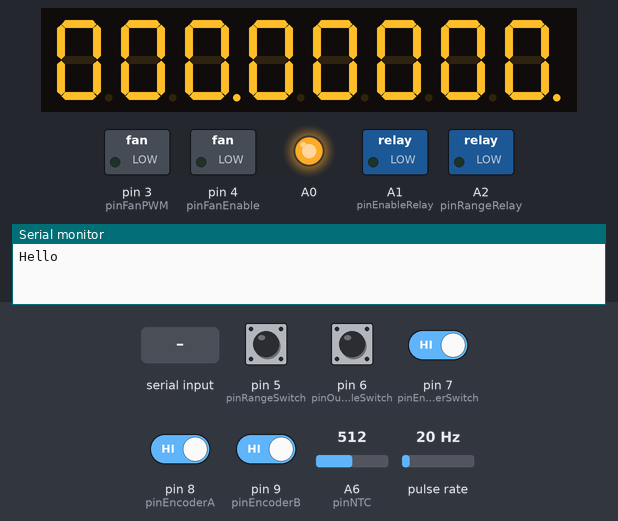
Recording of a program running on a simulated Arduino Nano, built with avr-gcc and run on an emulated ATmega328P. Shown: 8-digit seven-segment display, switched loads named in the program (green lamp = pin HIGH), output pins drawn as LEDs (lit = HIGH), the last lines printed to the serial monitor. Wiring (inferred from the names in the program): pulse sensor: data pin 2. The inputs (shaded band) are chosen by the test bench; at power-on: pin 5 (pinRangeSwitch), pin 6 (pinOutputEnableSwitch), pin 7 (pinEncoderSwitch), pin 8 (pinEncoderA), pin 9 (pinEncoderB) HIGH, A6 (pinNTC) = 512, pulse rate 20 Hz. Pins used as bus, display or sensor lines are not drawn.

Above: at 1.8 s.
1.9 s: "q" received over Serial
At 2.4 s:
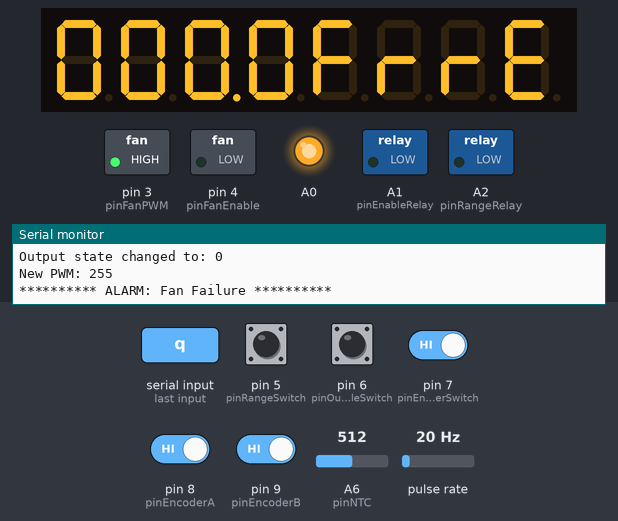
4.9 s: pin 5 (pinRangeSwitch) pulled LOW for 0.15 s
At 5.3 s:
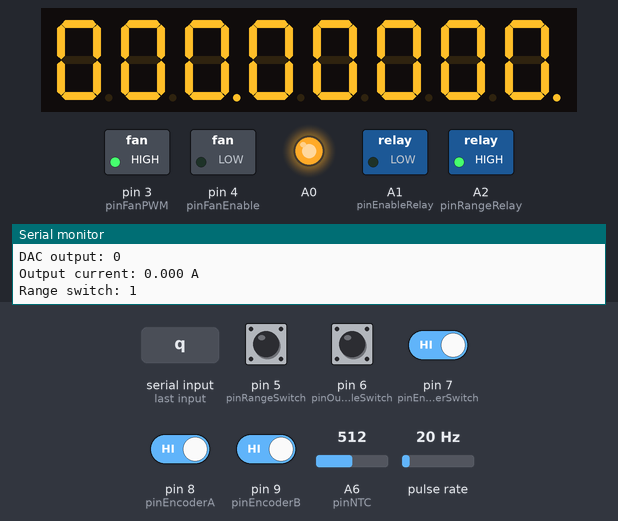
7.9 s: "F90\n" received over Serial
At 8.3 s:
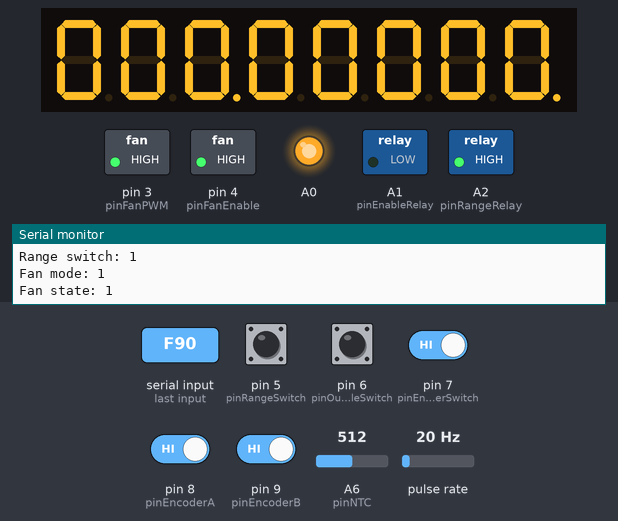
10.4 s: pin 5 (pinRangeSwitch) pulled LOW for 1 s
At 10.8 s:
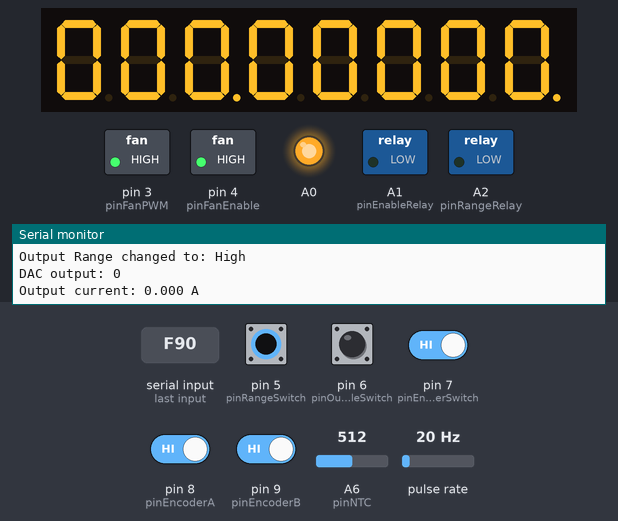
13.4 s: byte 97 ('a') received over Serial
At 14.67 s:
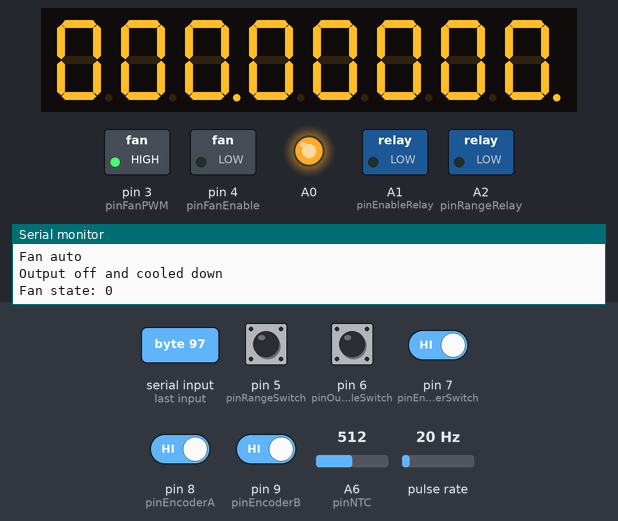
16.4 s: "p90\n" received over Serial
At 16.67 s:
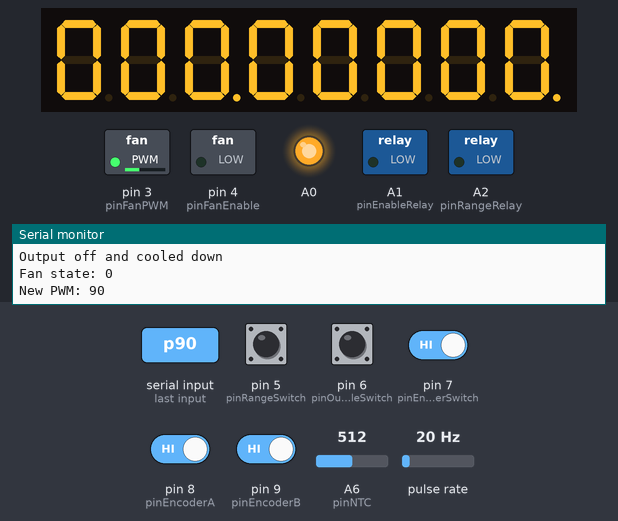
Timing chart, 0 to 19.4 s (numbered marks = the images above; inputs shaded):
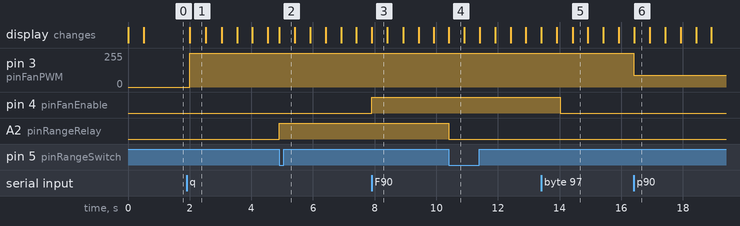

Measured:
- after the input at 1.9 s, pin 3 (pinFanPWM): 0/255 → 255/255 after 0.10 s; the display: changes after 0.10 s (image 1)
- after the input at 4.9 s, A2 (pinRangeRelay): LOW → HIGH at once; the display: changes at once (image 2)
- after the input at 7.9 s, pin 4 (pinFanEnable): LOW → HIGH at once
- after the input at 10.4 s, A2 (pinRangeRelay): HIGH → LOW at once
- after the input at 13.4 s, pin 4 (pinFanEnable): HIGH → LOW after 0.62 s
- after the input at 16.4 s, pin 3 (pinFanPWM): 255/255 → 90/255 at once

The program:

main.cpp
```cpp
/*
  Notes:

    - 260-ish mA current draw full load


  Ideas:

    - Inhibit output enable until cooled down on overtemp
    - OC alarm?


  Todo:

*/

#include "control.h"
#include "cooling.h"
#include "defines.h"
#include "display.h"
#include "input.h"
#include "timers.h"

void handleSerialInput();
void flashDebugLED();

extern bool rampDir; // Debug

void setup() {

  Serial.setTimeout(200);
  Serial.begin(115200);
  Serial.println("Hello");
  Serial.println();

  configureControls(); // Needs to be initialized before the display
  configureDisplay();
  configureCooling();
  configureInputs();
  configureTimer();
}

void loop() {
  handleCooling();
  handleInputs();
  handleAnalog();
  handleDisplay();
  handleSerialInput();
  handleTimers();
}

void handleSerialInput() {

  if (Serial.available()) {

    int8_t c = Serial.read();
    uint32_t readValue;

    switch (c) {

    case 'p':
      readValue = Serial.parseInt();
      setFanPWM(readValue);
      break;
    case 'd':
      readValue = Serial.parseInt();
      Serial.print("d: ");
      Serial.println(readValue);
      setDAC(readValue);
      break;

    case 'f':
      setFanMode(FAN_CTRL_MAN);
      setFanState(false);
      break;
    case 'F':
      setFanMode(FAN_CTRL_MAN);
      setFanState(true);
      break;
    case 'a':
      setFanMode(FAN_CTRL_AUTO);
      Serial.println("Fan auto");
      break;
    case 'm':
      setFanMode(FAN_CTRL_MAN);
      Serial.println("Fan manual");
      break;

    case 'i':
      rampDir = !rampDir;
      Serial.println("Fan spin ramp direction change");
      break;

    case 'c':
      readValue = Serial.parseInt();
      Serial.print("Current: ");
      Serial.println(readValue);
      setCurrent(readValue);
      break;

    case 'v':
      readValue = Serial.parseInt();
      Serial.print("vref: ");
      Serial.println(readValue);
      setCurrent(readValue);
      break;

    case 'q':
      setAlarm(0);
      break;

    case 'w':
      clearAlarm();
      break;
    }
  }
} /*

 }
 void flashDebugLED() {

   uint32_t currentMillis = millis();
   static uint32_t previousMillis = 0;
   static bool ledState;

   if ((uint32_t)(currentMillis - previousMillis) >= debugLedFlashInterval) {

     ledState = !ledState;
     digitalWrite(pinAlarmLED, ledState);

     previousMillis = currentMillis;
   }
 }
 */
```

control.cpp
```cpp
#include "control.h"
#include "MCP4922.h"
#include "SPI.h"
#include "cooling.h"
#include "display.h"

MCP4922 DAC;

uint16_t outputCurrent = 0;
bool outputEnabled = false;
bool outputRange = LOW;
bool alarmTriggeredFlag = false;

uint16_t voltageReadings[ANALOG_READ_COUNT];
uint64_t voltageRunningTotal = 0;
uint16_t currentReadings[ANALOG_READ_COUNT];
uint64_t currentRunningTotal = 0;

void configureControls() {

  DAC.begin(DAC_CS); // Custom CS pin

  // Enable channel A, leave channel B in shutdown
  DAC.shutdown(CHAN_A, false);

  pinMode(ADC_CS, OUTPUT);
  digitalWrite(ADC_CS, HIGH);

  pinMode(pinEnableRelay, OUTPUT);
  pinMode(pinRangeRelay, OUTPUT);
  digitalWrite(pinEnableRelay, LOW);
  digitalWrite(pinRangeRelay, LOW);

  /************************************************************/
  uint16_t read = readChannelSE(ADC_VOLTAGE_CHANNEL);

  for (uint8_t x = 0; x < ANALOG_READ_COUNT; x++) {
    voltageReadings[x] = read;
  }

  voltageRunningTotal = read * ANALOG_READ_COUNT;
}

void handleAnalog() {

  uint32_t currentMillis = millis();
  static uint32_t previousMillis = millis() - ANALOG_READ_TIME;

  if ((uint32_t)(currentMillis - previousMillis) >= ANALOG_READ_TIME) {

    if (getOutputState() == OUTPUT_ON &&
        getDisplayMode() == DISPLAY_MODE_VALUE) {
      readCurrent();
    }

    readVoltage();

    previousMillis = currentMillis;
  }
}

//
/*************************** OUTPUT ***************************/

void setOutputState(bool state) {

  if (state == OUTPUT_OFF) {
    setDAC(0);
    delay(RELAY_DELAY);
    digitalWrite(pinEnableRelay, OUTPUT_OFF);

    // Clear current readings
    for (uint8_t x = 0; x < ANALOG_READ_COUNT; x++) {
      currentReadings[x] = 0;
    }
    currentRunningTotal = 0;

  } //
  else {
    digitalWrite(pinEnableRelay, OUTPUT_ON);
    delay(RELAY_DELAY);
    setCurrent(outputCurrent);
    delay(10);

    uint16_t read = readChannelSE(ADC_CURRENT_CHANNEL);
    for (uint8_t x = 0; x < ANALOG_READ_COUNT; x++) {
      currentReadings[x] = read;
    }
    currentRunningTotal = read * ANALOG_READ_COUNT;
  }

  outputEnabled = state;
  displayValue(DISPLAY_MAIN, getCurrent());

  Serial.print("Output state changed to: ");
  Serial.println(state);
}

bool getOutputState() { return outputEnabled; }

//
/*************************** RANGE ***************************/

void setOutputRange(bool state) {

  outputRange = state;

  Serial.print("Output Range changed to: ");

  if (outputRange == RANGE_HIGH) {

    // Switching from low range to high range
    Serial.println("High");

  } else {
    // switching from high range to low range
    Serial.println("Low");

    if (outputCurrent > getMaxCurrent()) {
      outputCurrent = getMaxCurrent();
    }
  }

  setCurrent(outputCurrent);

  digitalWrite(pinRangeRelay, state);
}

bool getOutputRange() { return outputRange; }

//
/*************************** ALARMS ***************************/

void setAlarm(uint8_t alarmType) {

  alarmTriggeredFlag = true;

  // No matter what, turn output off, set fan to maximum speed
  setOutputState(OUTPUT_OFF);
  setFanPWM(255);

  displayAlarmSet(alarmType);

  Serial.print("********** ALARM: ");

  if (alarmType == ALARM_FAN_FAIL) {
    Serial.print("Fan Failure");
  } else if (alarmType == ALARM_OVER_TEMP) {
    Serial.print("Over Temperature");
  } else if (alarmType == ALARM_OVER_CURRENT) {
    Serial.print("Over Current");
  }
  Serial.println(" **********");
}

void clearAlarm() {
  alarmTriggeredFlag = false;
  displayAlarmClear();
  setDisplayMode(DISPLAY_MODE_VALUE);
  Serial.println("********** Alarm(s) Cleared **********");
}

bool getAlarmFlag() { return alarmTriggeredFlag; }

//
/*************************** CURRENT ***************************/

void setCurrent(uint16_t current) {

  outputCurrent = current;

  // I could make that calculation in one line, but it'll take me
  // ages to figure it out if I ever have to look at this again.
  float value = (float(current) + 0.5) / 1000.0;
  uint16_t outputCode = uint16_t((value / VREF) * 4096.0);

  if (outputRange == RANGE_LOW) {
    outputCode = outputCode * 10;
  }

  setDAC(outputCode);

  displayValue(DISPLAY_MAIN, outputCurrent);

  Serial.print("Output current: ");
  Serial.print(value, 3);
  Serial.print(" A");
  Serial.println();
}

void readCurrent() {

  static uint8_t readingIndex = 0; // Index of the current reading

  uint16_t read = readChannelSE(ADC_CURRENT_CHANNEL);

  // Subtract the last reading
  currentRunningTotal = currentRunningTotal - currentReadings[readingIndex];

  currentReadings[readingIndex] = read; // Read from the sensor

  // Add the reading to the running total
  currentRunningTotal = currentRunningTotal + currentReadings[readingIndex];

  readingIndex++; // Advance to the next position in the array

  // If we're at the end of the array, wrap around to the beginning
  if (readingIndex >= ANALOG_READ_COUNT) {
    readingIndex = 0;
  }
}

uint16_t getCurrent() { return outputCurrent; }

uint16_t getOutputCurrent() { return currentRunningTotal / ANALOG_READ_COUNT; }

uint16_t getMaxCurrent() {
  if (outputRange == RANGE_LOW) {
    return MAX_CURRENT / 10;
  } else {
    return MAX_CURRENT;
  }
}

//
/*************************** VOLTAGE ***************************/

void readVoltage() {

  static uint8_t readingIndex = 0; // Index of the current reading

  uint16_t read = readChannelSE(ADC_VOLTAGE_CHANNEL);

  // Subtract the last reading
  voltageRunningTotal = voltageRunningTotal - voltageReadings[readingIndex];

  voltageReadings[readingIndex] = read; // Read from the sensor

  // Add the reading to the running total
  voltageRunningTotal = voltageRunningTotal + voltageReadings[readingIndex];

  readingIndex++; // Advance to the next position in the array

  // If we're at the end of the array, wrap around to the beginning
  if (readingIndex >= ANALOG_READ_COUNT) {
    readingIndex = 0;
  }
}

uint16_t getVoltage() { return voltageRunningTotal / ANALOG_READ_COUNT; }

//
/*************************** ADC / DAC***************************/

uint16_t readChannelSE(uint8_t channel) {

  delay(10); // Required else the display fucks up

  /*
    Serial.print("Channel ");
    Serial.print(channel);
    Serial.print(": ");
  */

  // Start and SE bits always set (D2 is 'don't care' for MCP3302)
  uint8_t commandByte = 0x18;

  commandByte = commandByte + channel;

  SPI.beginTransaction(SPISettings(1000000, MSBFIRST, SPI_MODE0));

  digitalWrite(ADC_CS, LOW);

  // Send command byte
  SPI.transfer(commandByte);

  // Receive high byte and shift to be the high 8 bits
  uint16_t reading = SPI.transfer(0x00) << 8;

  // Receive low byte into lower 8 bits
  reading |= SPI.transfer(0x00);

  digitalWrite(ADC_CS, HIGH);

  SPI.endTransaction();

  uint16_t calculated = uint16_t((float)reading * (VREF / 4.096) + 0.5);

  calculated = calculated >> 1;

  return calculated;
}

void setDAC(uint16_t output_value) {
  DAC.setDAC(CHAN_A, output_value);
  Serial.print("DAC output: ");
  Serial.print(output_value);
  Serial.println();
}

void testDAC() {

  static uint16_t out_a = 0;
  static uint16_t out_b = 0;

  unsigned long currentMillis = millis();
  static unsigned long previousMillis = 0;

  if ((unsigned long)(currentMillis - previousMillis) >= 250) {

    if (out_a < 4095) {
      out_a = out_a + 10;
    } else {
      out_a = 0;
    }

    DAC.setDAC(CHAN_A, out_a);

    Serial.print("A: ");
    Serial.print(out_a);
    Serial.print(" ");
    Serial.println(float(4096.0 / (VREF * 1000)) + 1 * out_a);

    if (out_b < 4095) {
      out_b = out_b + 25;
    } else {
      out_b = 0;
    }

    DAC.setDAC(CHAN_B, out_b);
    Serial.print("B: ");
    Serial.println(out_b);

    Serial.println();

    previousMillis = currentMillis;
  }
}
```

control.h
```cpp
#ifndef _CONTROL_H_
#define _CONTROL_H_

#include "defines.h"

#define RELAY_DELAY 100 // in ms

#define VREF 4.098f

#define MAX_CURRENT 4000

#define ADC_VOLTAGE_CHANNEL 2
#define ADC_CURRENT_CHANNEL 3

#define ANALOG_READ_COUNT 10
#define ANALOG_READ_TIME 30

#define OUTPUT_ON HIGH
#define OUTPUT_OFF LOW

#define RANGE_LOW 1
#define RANGE_HIGH 0

#define ALARM_FAN_FAIL 0
#define ALARM_OVER_TEMP 1
#define ALARM_OVER_CURRENT 2

void configureControls();
void handleAnalog();
void setOutputState(bool state);
bool getOutputState();
void setOutputRange(bool value);
bool getOutputRange();
void setAlarm(uint8_t alarmType);
void clearAlarm();
bool getAlarmFlag();
void setCurrent(uint16_t current);
void readCurrent();
uint16_t getCurrent();
uint16_t getOutputCurrent();
uint16_t getMaxCurrent();
void readVoltage();
uint16_t getVoltage();
uint16_t readChannelSE(uint8_t channel);
void setDAC(uint16_t value);
void testDAC();

#endif
```

cooling.cpp
```cpp
#include "cooling.h"

// For debugging
bool rampDir = false;                // Ramp up or down
bool fanControlMode = FAN_CTRL_AUTO; // Auto or manual
void testPWM();

// Fans
bool fanEnabled = false;
uint16_t fanPWM = FAN_MIN_PWM;
volatile uint32_t tachPulseCount = 0;
volatile uint16_t fanRPM = 0;

uint16_t temperatureRunningTotal = 0; // NTC running total

void configureCooling() {

  pinMode(pinFanEnable, OUTPUT);
  pinMode(pinFanTach, INPUT_PULLUP);

  digitalWrite(pinFanEnable, LOW);

  attachInterrupt(digitalPinToInterrupt(pinFanTach), fanTachInterruptHandler,
                  FALLING);

  setFanPWM(0); // Set fan to minimum to start with
}

void handleCooling() {

  uint32_t currentMillis = millis();
  static uint32_t previousMillis = 0;

  if ((uint32_t)(currentMillis - previousMillis) >= COOLING_INTERVAL) {

    previousMillis = currentMillis;

    if (getOutputState() && getTemperature() >= OVERTEMP_THRESHOLD &&
        !getAlarmFlag()) {
      setAlarm(ALARM_OVER_TEMP);
    }

    else if (fanEnabled) {

      if (!getOutputState() && getTemperature() <= FAN_OFF_THRESHOLD &&
          fanControlMode == FAN_CTRL_AUTO) {
        Serial.println("Output off and cooled down");
        setFanState(false);
        return;
      }

      fanRPM = tachPulseCount * (60 / TACH_PULSE_PER_ROTATION);
      tachPulseCount = 0;

      // Fan Tach alarm
      if (fanRPM == 0 && !getAlarmFlag()) {
        setAlarm(ALARM_FAN_FAIL);
      }
      /*
            Serial.print("RPM: ");
            Serial.println(fanRPM);
            Serial.println();
            */
    }
    // Start fan
    else if (getTemperature() >= FAN_ON_THRESHOLD && !fanEnabled &&
             getOutputState()) {
      setFanState(true);
    }
    if (fanEnabled) {
      if (getTemperature() >= FAN_MAX_THRESHOLD) {
        setFanPWM(FAN_MAX_PWM);
      } else if (getTemperature() >= FAN_MED_THRESHOLD) {
        setFanPWM(FAN_MED_PWM);
      } else if (getTemperature() >= FAN_MIN_THRESHOLD) {
        setFanPWM(FAN_MIN_PWM);
      }
    }
  }
}

// ******************************* Fan *******************************

void setFanMode(bool mode) {
  fanControlMode = mode;
  Serial.print("Fan mode: ");
  Serial.println(fanControlMode);
}

void setFanState(bool state) {
  fanEnabled = state;
  Serial.print("Fan state: ");
  Serial.println(fanEnabled);
  digitalWrite(pinFanEnable, fanEnabled);
}

bool getFanState() { return fanEnabled; }

uint16_t getFanRPM() { return fanRPM; }

uint16_t getFanPWM() { return fanPWM; }

void setFanPWM(uint16_t value) {
  static uint16_t savedValue;

  if (value != savedValue) {
    analogWrite(pinFanPWM, value);
    savedValue = value;
    Serial.print("New PWM: ");
    Serial.println(value);
  }
}

void fanTachInterruptHandler() { tachPulseCount++; }

// ******************************* NTC *******************************

void readNTC() {

  static uint8_t readingIndex = 0; // Index of the current reading

  static uint16_t readings[NTC_READ_COUNT] = {0};

  // Subtract the last reading
  temperatureRunningTotal = temperatureRunningTotal - readings[readingIndex];

  readings[readingIndex] = analogRead(pinNTC); // Read from the sensor

  // Add the reading to the running total
  temperatureRunningTotal = temperatureRunningTotal + readings[readingIndex];

  readingIndex++; // Advance to the next position in the array

  // If we're at the end of the array, wrap around to the beginning
  if (readingIndex >= NTC_READ_COUNT) {
    readingIndex = 0;
  }
}

uint16_t getNTC() { return temperatureRunningTotal / NTC_READ_COUNT; }

uint8_t getTemperature() {

  uint16_t Vo = temperatureRunningTotal / NTC_READ_COUNT; // the average

  float R2 = R1 * (1023.0 / (float)Vo - 1.0);
  float logR2 = log(R2);
  float T = (1.0 / (C1 + C2 * logR2 + C3 * logR2 * logR2 * logR2));
  T = T - 273.15; // result in C

  return uint8_t(T + 0.5);
}

void printTemperature() {
  Serial.print("Temp: ");
  Serial.print(getTemperature());
  Serial.println("°C");
}
```

cooling.h
```cpp
#ifndef _TEMPFAN_H_
#define _TEMPFAN_H_

#include "control.h"
#include "defines.h"

#define COOLING_INTERVAL 1000

#define NTC_READ_COUNT 50

// In celcius
#define OVERTEMP_THRESHOLD 80
#define FAN_ON_THRESHOLD 35
#define FAN_OFF_THRESHOLD 30
#define FAN_MIN_THRESHOLD 35
#define FAN_MED_THRESHOLD 40
#define FAN_MAX_THRESHOLD 45
#define FAN_MIN_PWM 85
#define FAN_MED_PWM 170
#define FAN_MAX_PWM 255

#define TACH_PULSE_PER_ROTATION 2

#define FAN_CTRL_AUTO 0
#define FAN_CTRL_MAN 1

void configureCooling();
void handleCooling();

/**********  Fans *********/

void setFanMode(bool mode);
void setFanState(bool state);
bool getFanState();
uint16_t getFanRPM();
uint16_t getFanPWM();
void setFanPWM(uint16_t value);
void fanTachInterruptHandler();
void oneSecondTimerInterrupt();

/**********  NTC *********/

void readNTC();
uint16_t getNTC();
uint8_t getTemperature();
void printTemperature();

// Constants for abalog read value to degrees C conversion
#define R1 9850
#define C1 1.009249522e-03f
#define C2 2.378405444e-04f
#define C3 2.019202697e-07f

#endif
```

defines.h
```cpp
#ifndef _DEFINES_H_
#define _DEFINES_H_

#include "Wire.h"
#include "pins.h"
#include <Arduino.h>

#define debugLedFlashInterval 1000

#endif
```

display.h
```cpp
#ifndef _DISPLAY_H_
#define _DISPLAY_H_

#include "defines.h"

#define DISPLAY_UPDATE_TIME 500 // Update and flashing rates

#define DISPLAY_MODE_SET 0
#define DISPLAY_MODE_VALUE 1
#define DISPLAY_SET_TIMEOUT 3000

#define INTENSITY_DEFAULT 12
#define INTENSITY_LOW 4

#define DISPLAY_MAIN 0
#define DISPLAY_AUX 1

void configureDisplay();
void displayDashes();
void displayValue(bool displayID, uint16_t value);
void setDisplayMode(bool mode);
bool getDisplayMode();
void selectSetDigit(uint8_t digit);
uint8_t getSelectedDigit();
void handleDisplay();
void resetSetModeTimeout();
void displayAlarmSet(uint8_t error);
void displayAlarmClear();

#endif
```

input.h
```cpp
#ifndef _INPUT_H_
#define _INPUT_H_

#include "defines.h"

#define SW_DOWN false
#define SW_UP true

extern volatile bool enableSwitchState;
extern volatile bool rangeSwitchState;
extern volatile bool encoderSwitchState;
extern volatile uint8_t currentEncoderPosition;

void configureInputs();
void handleInputs();
void inputTimerInterrupt();

#endif
```

timers.h
```cpp
#ifndef _TIMERS_H_
#define _TIMERS_H_

#include "defines.h"

// Rotary Encoders
#define ENC_PIN PINB
#define ENC_DDR DDRB
#define ENC_PORT PORTB
#define ENC1_A PB0
#define ENC1_B PB1

void configureTimer();
void handleTimers();

#endif
```

pins.h
```cpp
#ifndef _PINS_H_
#define _PINS_H_

/*
    Currently Free:
        12 (MISO, not used for display)
        A3
        A4
        A5
        A7 Analog only
*/

// TX   0
// RX   1
#define pinFanTach 2
#define pinFanPWM 3
#define pinFanEnable 4

#define pinEnableRelay A1
#define pinRangeRelay A2

#define pinRangeSwitch 5
#define pinOutputEnableSwitch 6
#define pinEncoderSwitch 7
#define pinEncoderA 8
#define pinEncoderB 9


#define DISPLAY_CS 10
#define PIN_MOSI 11
#define PIN_MISO 12
#define PIN_SCK 13
#define DAC_CS A0
#define ADC_CS A3


// i²c SCK      A4
// i²c SCL      A5

#define pinNTC A6

//  Signal     Pin    Display wire
// SPI SS       10      (Yellow)
// SPI MOSI     11      (Purple)
// SPI MISO     12      Not used
// SPI SCK      13      (Blue)

#endif
```

Source omitted: display.cpp (4577 bytes), input.cpp (3858 bytes), timers.cpp (1238 bytes)
